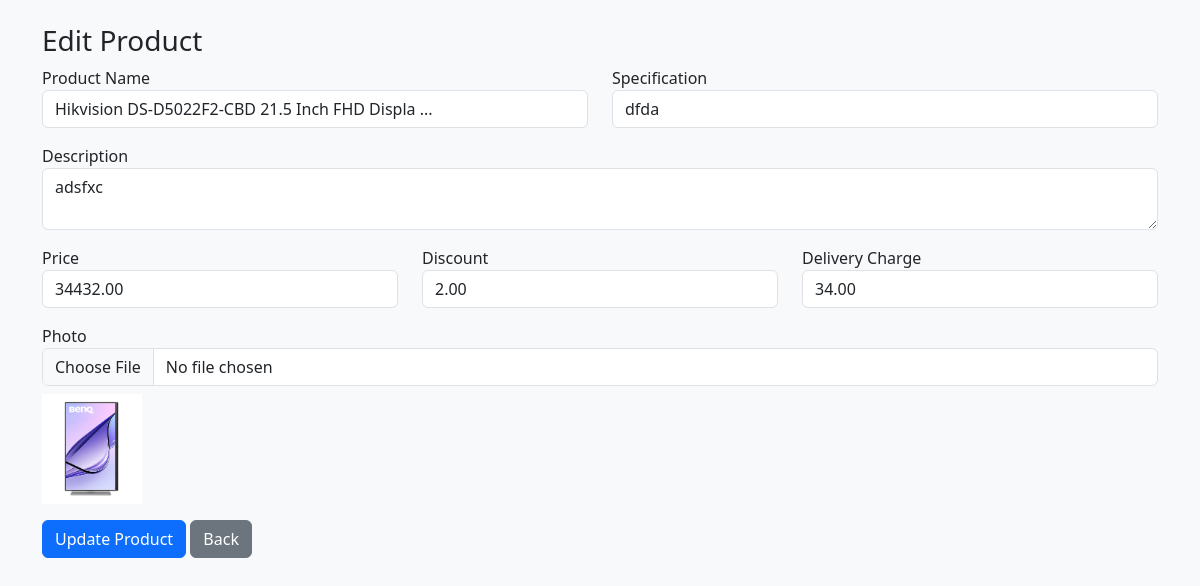
/product_form.php?id=1 (signed in), run on the app's committed database.
### tables this page shows
CREATE TABLE `products` (
  `id` int(11) NOT NULL,
  `name` varchar(255) DEFAULT NULL,
  `specification` varchar(255) DEFAULT NULL,
  `description` text DEFAULT NULL,
  `price` decimal(10,2) DEFAULT NULL,
  `discount` decimal(10,2) DEFAULT NULL,
  `delivery_charge` decimal(10,2) DEFAULT NULL,
  `photo` varchar(255) DEFAULT NULL
);

### product_form.php (the view, shortened to what this page needs)
<?php
include 'db.php';
$id = isset($_GET['id']) ? intval($_GET['id']) : 0;
$product = ['name'=>'','specification'=>'','description'=>'','price'=>'','discount'=>'','delivery_charge'=>'','photo'=>''];
if ($id > 0) {
  $res = $conn->query("SELECT * FROM products WHERE id=$id");
  $product = $res->fetch_assoc();
}
?>
<!DOCTYPE html>
<html lang="en">
<head>
  <link href="https://cdn.jsdelivr.net/npm/bootstrap@5.3.0/dist/css/bootstrap.min.css" rel="stylesheet">
</head>
<body class="bg-light">
<div class="container mt-4">
  <h3><?= $id ? 'Edit' : 'Add' ?> Product</h3>
  <form method="post" enctype="multipart/form-data">
    <div class="row">
      <div class="col-md-6 mb-3">
        <label>Product Name</label>
        <input type="text" name="name" value="<?= $product['name']; ?>" class="form-control" required>
      </div>
      <div class="col-md-6 mb-3">
        <label>Specification</label>
        <input type="text" name="specification" value="<?= $product['specification']; ?>" class="form-control">
      </div>
    </div>
    <div class="mb-3">
      <label>Description</label>
      <textarea name="description" class="form-control"><?= $product['description']; ?></textarea>
    </div>
    <div class="row">
      <div class="col-md-4 mb-3">
        <label>Price</label>
        <input type="number" step="0.01" name="price" value="<?= $product['price']; ?>" class="form-control">
      </div>
      <div class="col-md-4 mb-3">
        <label>Discount</label>
        <input type="number" step="0.01" name="discount" value="<?= $product['discount']; ?>" class="form-control">
      </div>
      <div class="col-md-4 mb-3">
        <label>Delivery Charge</label>
        <input type="number" step="0.01" name="delivery_charge" value="<?= $product['delivery_charge']; ?>" class="form-control">
      </div>
    </div>
    <div class="mb-3">
      <label>Photo</label>
      <input type="file" name="photo" class="form-control">
      <?php if ($product['photo']): ?>
        <img src="uploads/<?= $product['photo']; ?>" width="100" class="mt-2">
      <?php endif; ?>
    </div>
    <button type="submit" class="btn btn-primary"><?= $id ? 'Update' : 'Save' ?> Product</button>
    <a href="products.php" class="btn btn-secondary">Back</a>
  </form>
</div>
</body>
</html>

### data on the page
products: name "Hikvision DS-D5022F2-CBD 21.5 Inch FHD Displa ...", specification "dfda", description "adsfxc", price "34432.00", discount "2.00", delivery_charge "34.00", photo (picture)
